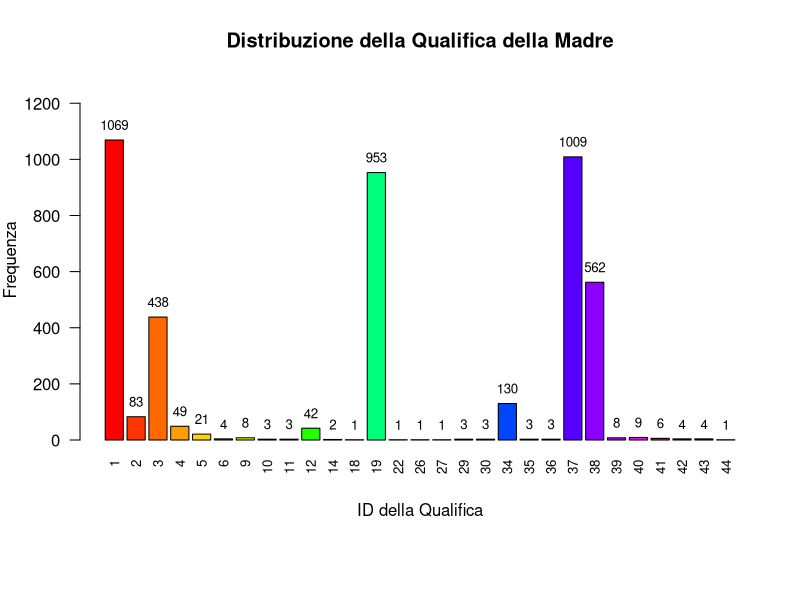
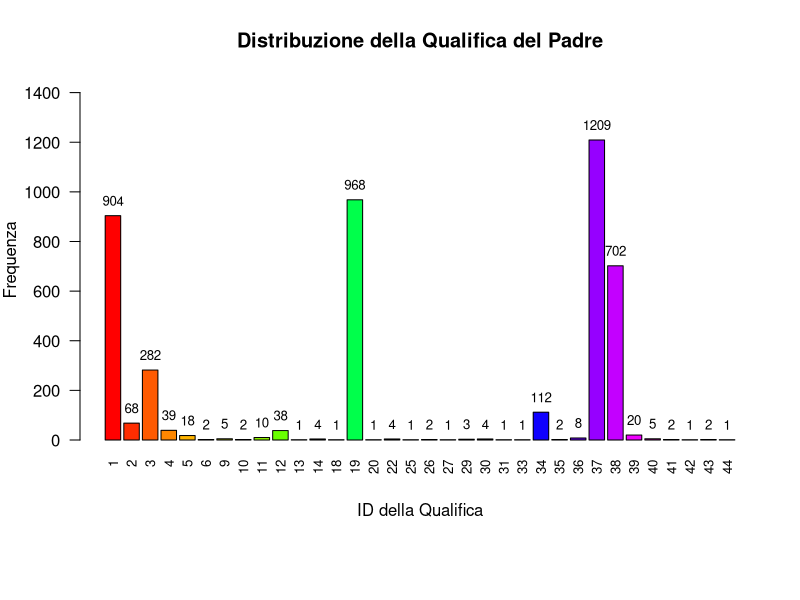

The R source for these figures, in order:
## ---- chunk 1
# Caricamento Librerie
library(ggplot2)
library(dplyr)
library(here)
## ---- chunk 2
if(file.exists(here("dataset/dataMod.csv"))){
  data <- read.csv(here("dataset/dataMod.csv"), sep = ",", header = TRUE, check.names = FALSE)
  
  # Visualizza le prime righe
  head(data)
  
} else{
  print("Il dataset non è stato trovato nella directory")
}

## ---- chunk 3
freq_mother_qual <- table(data$`Mothers_qualification`)
max_freq_mother_qual <- max(freq_mother_qual)
num_categories_mother_qual <- length(freq_mother_qual)

# Imposta i margini per lasciare più spazio alle etichette in basso
par(mar = c(8, 4, 4, 2))

# Crea il grafico a barre per Mother's Qualification usando gli ID come etichette
bp_mother_qual <- barplot(freq_mother_qual, main = "Distribuzione della Qualifica della Madre", 
                          xlab = "ID della Qualifica", 
                          ylab = "Frequenza",
                          ylim = c(0, max_freq_mother_qual * 1.2),
                          col = rainbow(num_categories_mother_qual),
                          names.arg = names(freq_mother_qual),  # Usa gli ID come etichette
                          cex.names = 0.8, las = 2)  # Ruota e riduce le dimensioni delle etichette

# Aggiungi le frequenze assolute sopra ogni barra
text(x = bp_mother_qual, y = freq_mother_qual, labels = freq_mother_qual, pos = 3, cex = 0.8, col = "black")


## ---- chunk 4
# Calcola la frequenza per ciascun ID di Father's Qualification
freq_father_qual <- table(data$`Fathers_qualification`)
max_freq_father_qual <- max(freq_father_qual)
num_categories_father_qual <- length(freq_father_qual)

# Imposta i margini per lasciare più spazio alle etichette in basso
par(mar = c(8, 4, 4, 2))

# Crea il grafico a barre per Father's Qualification usando gli ID come etichette
bp_father_qual <- barplot(freq_father_qual, main = "Distribuzione della Qualifica del Padre", 
                          xlab = "ID della Qualifica", 
                          ylab = "Frequenza",
                          ylim = c(0, max_freq_father_qual * 1.2),
                          col = rainbow(num_categories_father_qual),
                          names.arg = names(freq_father_qual),  # Usa gli ID come etichette
                          cex.names = 0.8, las = 2)  # Ruota e riduce le dimensioni delle etichette

# Aggiungi le frequenze assolute sopra ogni barra
text(x = bp_father_qual, y = freq_father_qual, labels = freq_father_qual, pos = 3, cex = 0.8, col = "black")

